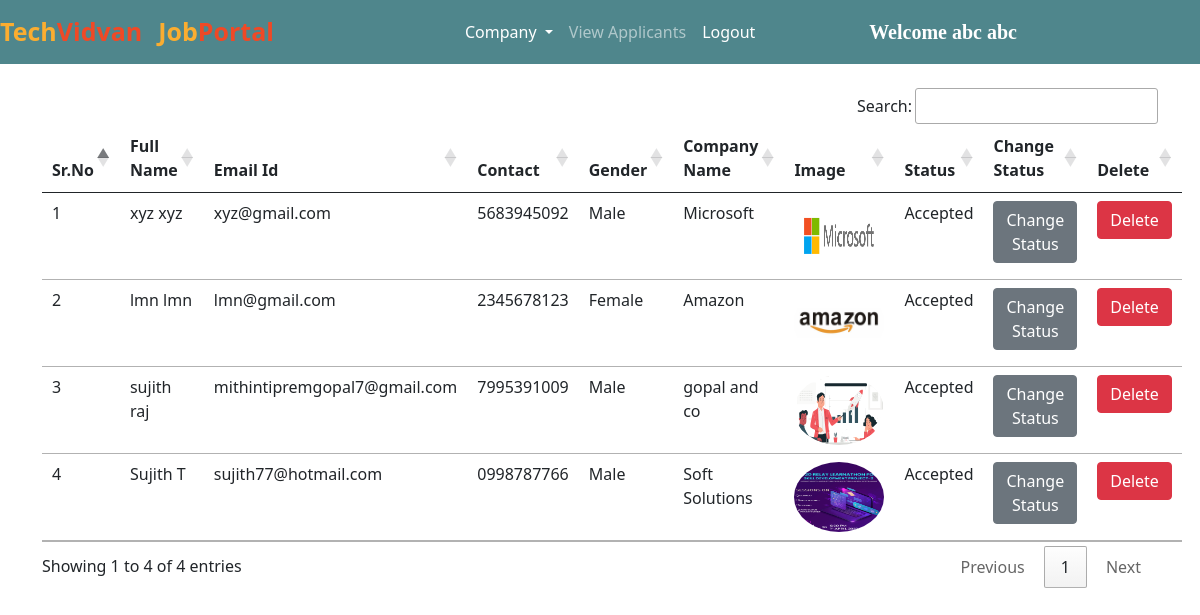
The app's page /all_companies/ (signed in) with its own data.
### jobs/models.py (models this page shows, shortened)
class Company(models.Model):
    user = models.ForeignKey(User, on_delete=models.CASCADE)
    phone = models.CharField(max_length=10)
    image = models.ImageField(upload_to="")
    gender = models.CharField(max_length=10)
    type = models.CharField(max_length=15)
    status = models.CharField(max_length=20)
    company_name = models.CharField(max_length=100)

### jobs/views.py (the view)
# urls.py: path("all_companies/", views.all_companies, name="all_companies"),
def all_companies(request):
    if not request.user.is_authenticated:
        return redirect("/admin_login")
    companies = Company.objects.all()
    return render(request, "all_companies.html", {'companies':companies})

### jobs/templates/all_companies.html (shortened to what this page needs)
{% extends 'admin_navbar.html' %}
{% block body %}
<div class="container mt-4">
<table class="table table-hover" id="example">
    <thead>
        <tr>
            <th>Sr.No</th>
            <th>Full Name</th>
            <th>Email Id</th>
            <th>Contact</th>
            <th>Gender</th>
            <th>Company Name</th>
            <th>Image</th>
            <th>Status</th>
            <th>Change Status</th>
            <th>Delete</th>
        </tr>
    </thead>
    <tbody>
        {% for company in companies %}
        <tr>
            <td>{{forloop.counter}}</td>
            <td>{{company.user.get_full_name}}</td>
            <td>{{company.user.email}}</td>
            <td>{{company.phone}}</td>
            <td>{{company.gender}}</td>
            <td>{{company.company_name}}</td>
            <td><img src="{{company.image.url}}" class="rounded-circle" width="90px" height="70px"></td>
            <td>{{company.status}}</td>
            <td><a href="/change_status/{{company.id}}/" class="btn btn-secondary">Change Status</a></td>
            <td><a href="/delete_company/{{company.user.id}}/" class="btn btn-danger" onclick="return confirm('Are you sure you want to delete this company?')">Delete</a></td>
        </tr>
        {% endfor %}
    </tbody>
</table>
</div>
{% endblock %}

### jobs/templates/admin_navbar.html (shortened to what this page needs)
<!doctype html>
<html lang="en">
<head>
  <link href="https://cdn.jsdelivr.net/npm/bootstrap@5.0.2/dist/css/bootstrap.min.css" rel="stylesheet"
>
  <link rel="stylesheet" href="https://cdn.datatables.net/1.10.25/css/jquery.dataTables.min.css">
  <link rel="stylesheet" href="https://cdn.datatables.net/buttons/1.7.1/css/buttons.dataTables.min.css">
</head>
<body>
  <nav class="navbar navbar-expand-lg navbar-dark">
      <a class="navbar-brand" href="/"><span class="head1">Tech</span><span class="head2">Vidvan</span></a>
      <a class="navbar-brand" href="#"><span class="head1">Job</span><span class="head2">Portal</span></a>
      <div class="container w-50">
      <div class="collapse navbar-collapse" id="navbarSupportedContent">
        <ul class="navbar-nav me-auto mb-2 mb-lg-0">
          <div class="collapse navbar-collapse" id="navbarNavDarkDropdown">
            <ul class="navbar-nav">
              <li class="nav-item dropdown">
                <a class="nav-link active dropdown-toggle" href="#" id="navbarDarkDropdownMenuLink" role="button" data-bs-toggle="dropdown" aria-expanded="false">
                  Company
                </a>
              </li>
            </ul>
          </div>
          <li class="nav-item">
            <a class="nav-link {% block view_applicants %} {% endblock %}" href="/view_applicants/">View Applicants</a>
          </li>
          <li class="nav-item">
            <a class="nav-link active" href="/logout/">Logout</a>
          </li>
        </ul>
        <a class="navbar-brand" style="font-weight: bold; font-family: 'Times New Roman', Times, serif;" href="#">Welcome {{request.user.get_full_name}}</a>
      </div>
      </div>
  </nav>
  {% block body %}
  {% endblock %}
</body>
</html>

### jobs/templates/admin_navbar.html (style rules this page uses)
.navbar { background-color: #4f868c; }
.head1 { color: #FBAD30; font-size: 25px; font-weight: bold; height: 50px; }
.head2 { color: #EF4926; font-size: 25px; font-weight: bold; }

### records on screen
Company: user.get_full_name "xyz xyz", user.email "xyz@gmail.com", phone "5683945092", gender "Male", company_name "Microsoft", image (picture), status "Accepted"
Company: user.get_full_name "lmn lmn", user.email "lmn@gmail.com", phone "2345678123", gender "Female", company_name "Amazon", image (picture), status "Accepted"
Company: user.get_full_name "sujith raj", user.email "mithintipremgopal7@gmail.com", phone "7995391009", gender "Male", company_name "gopal and co", image (picture), status "Accepted"
Company: user.get_full_name "Sujith T", user.email "sujith77@hotmail.com", phone "0998787766", gender "Male", company_name "Soft Solutions", image (picture), status "Accepted"

### other values on screen
{{ request.user.get_full_name }} "abc abc"
